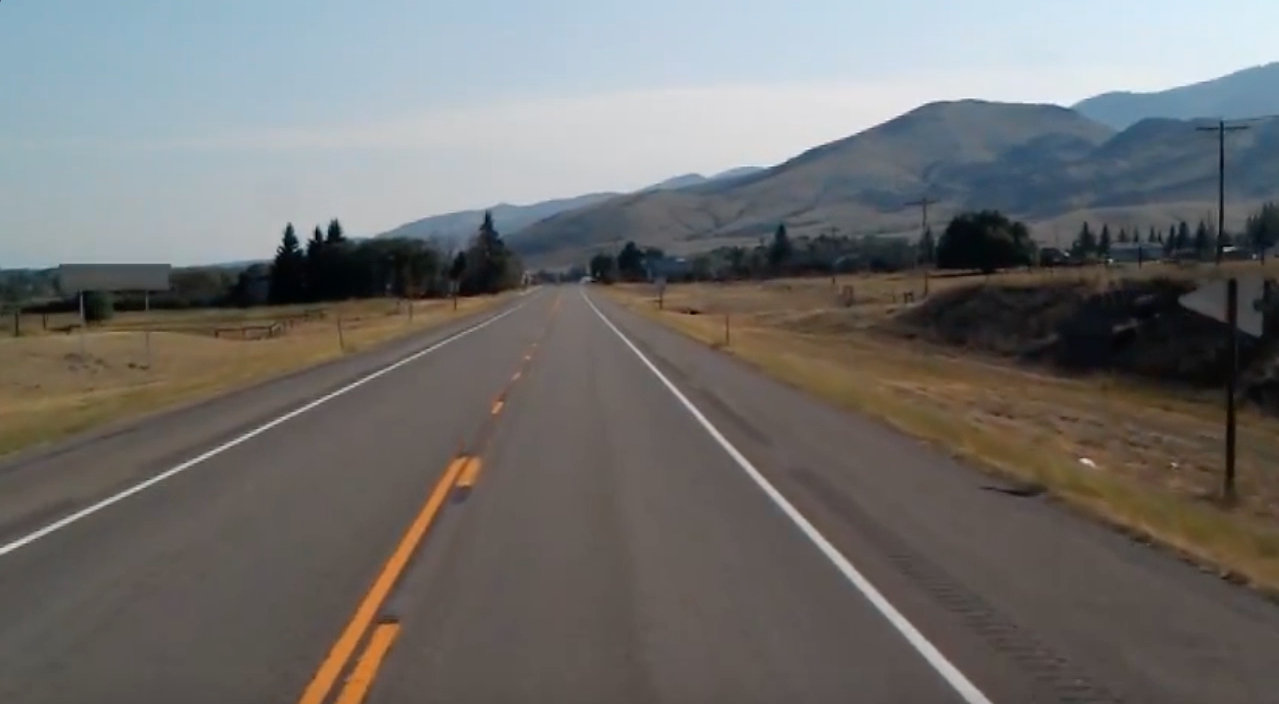
#> input picture test_image.jpg, 1279 x 704 px; its folder holds only this picture in this run
$ python -i lanes.py   (imports and definitions only)   (older library calls are emulated)
#> lines starting #> are read from the running program, lines starting #| are printed output that depends on the picture; after the words box and inside, x2 and y2 are one past the last pixel; in counts of white or black regions, pixels touching at a corner belong together
#> further down, picture is the input picture: shape (704, 1279, 3); mean B, G, R 109.7, 111.3, 112.3
### edge_detection.py
import cv2  # Import the OpenCV library to enable computer vision
import numpy as np  # Import the NumPy scientific computing library


def binary_array(array, thresh, value=0):
    """
    Return a 2D binary array (mask) in which all pixels are either 0 or 1

    :param array: NumPy 2D array that we want to convert to binary values
    :param thresh: Values used for thresholding (inclusive)
    :param value: Output value when between the supplied threshold
    :return: Binary 2D array...
             number of rows x number of columns =
             number of pixels from top to bottom x number of pixels from
               left to right
    """
    if value == 0:
        # Create an array of ones with the same shape and type as
        # the input 2D array.
        binary = np.ones_like(array)

    else:
        # Creates an array of zeros with the same shape and type as
        # the input 2D array.
        binary = np.zeros_like(array)
        value = 1

    # If value == 0, make all values in binary equal to 0 if the
    # corresponding value in the input array is between the threshold
    # (inclusive). Otherwise, the value remains as 1. Therefore, the pixels
    # with the high Sobel derivative values (i.e. sharp pixel intensity
    # discontinuities) will have 0 in the corresponding cell of binary.
    binary[(array >= thresh[0]) & (array <= thresh[1])] = value

    return binary


def blur_gaussian(channel, ksize=3):
    """
    Implementation for Gaussian blur to reduce noise and detail in the image

    :param image: 2D or 3D array to be blurred
    :param ksize: Size of the small matrix (i.e. kernel) used to blur
                  i.e. number of rows and number of columns
    :return: Blurred 2D image
    """
    return cv2.GaussianBlur(channel, (ksize, ksize), 0)


def mag_thresh(image, sobel_kernel=3, thresh=(0, 255)):
    """
    Implementation of Sobel edge detection

    :param image: 2D or 3D array to be blurred
    :param sobel_kernel: Size of the small matrix (i.e. kernel)
                         i.e. number of rows and columns
    :return: Binary (black and white) 2D mask image
    """
    # Get the magnitude of the edges that are vertically aligned on the image
    sobelx = np.absolute(sobel(image, orient='x', sobel_kernel=sobel_kernel))

    # Get the magnitude of the edges that are horizontally aligned on the image
    sobely = np.absolute(sobel(image, orient='y', sobel_kernel=sobel_kernel))

    # Find areas of the image that have the strongest pixel intensity changes
    # in both the x and y directions. These have the strongest gradients and
    # represent the strongest edges in the image (i.e. potential lane lines)
    # mag is a 2D array .. number of rows x number of columns = number of pixels
    # from top to bottom x number of pixels from left to right
    mag = np.sqrt(sobelx ** 2 + sobely ** 2)

    # Return a 2D array that contains 0s and 1s
    return binary_array(mag, thresh)


def sobel(img_channel, orient='x', sobel_kernel=3):
    """
    Find edges that are aligned vertically and horizontally on the image

    :param img_channel: Channel from an image
    :param orient: Across which axis of the image are we detecting edges?
    :sobel_kernel: No. of rows and columns of the kernel (i.e. 3x3 small matrix)
    :return: Image with Sobel edge detection applied
    """
    # cv2.Sobel(input image, data type, prder of the derivative x, order of the
    # derivative y, small matrix used to calculate the derivative)
    if orient == 'x':
        # Will detect differences in pixel intensities going from
        # left to right on the image (i.e. edges that are vertically aligned)
        sobel = cv2.Sobel(img_channel, cv2.CV_64F, 1, 0, sobel_kernel)
    if orient == 'y':
        # Will detect differences in pixel intensities going from
        # top to bottom on the image (i.e. edges that are horizontally aligned)
        sobel = cv2.Sobel(img_channel, cv2.CV_64F, 0, 1, sobel_kernel)

    return sobel


def threshold(channel, thresh=(128, 255), thresh_type=cv2.THRESH_BINARY):
    """
    Apply a threshold to the input channel

    :param channel: 2D array of the channel data of an image/video frame
    :param thresh: 2D tuple of min and max threshold values
    :param thresh_type: The technique of the threshold to apply
    :return: Two outputs are returned:
               ret: Threshold that was used
               thresholded_image: 2D thresholded data.
    """
    # If pixel intensity is greater than thresh[0], make that value
    # white (255), else set it to black (0)
    return cv2.threshold(channel, thresh[0], thresh[1], thresh_type)

### lanes.py
import cv2  # Import the OpenCV library to enable computer vision
import numpy as np  # Import the NumPy scientific computing library
import edge_detection as edge  # Handles the detection of lane lines
import matplotlib.pyplot as plt  # Used for plotting and error checking
from matplotlib.widgets import Cursor, Button
import tkinter as tk
from tkinter import filedialog
from tkinter import messagebox as mb


file_size = (1920, 1080)  # Assumes 1920x1080 mp4
scale_ratio = 0.5  # Option to scale to fraction of original size.
output_frames_per_second = 20.0

# Global variables
prev_leftx = None
prev_lefty = None
prev_rightx = None
prev_righty = None
prev_left_fit = []
prev_right_fit = []

prev_leftx2 = None
prev_lefty2 = None
prev_rightx2 = None
prev_righty2 = None
prev_left_fit2 = []
prev_right_fit2 = []


class Lane:
    def __init__(self, orig_frame):
        self.orig_frame = orig_frame

        # This will hold an image with the lane lines
        self.lane_line_markings = None

        # This will hold the image after perspective transformation
        self.warped_frame = None
        self.transformation_matrix = None
        self.inv_transformation_matrix = None

        # (Width, Height) of the original video frame (or image)
        self.orig_image_size = self.orig_frame.shape[::-1][1:]

        width = self.orig_image_size[0]
        height = self.orig_image_size[1]
        self.width = width
        self.height = height

        # Four corners of the trapezoid-shaped region of interest
        # You need to find these corners manually.
        if sTLx != 0 or sTLy != 0 or sTRx != 0 or sTRy != 0 \
                or sBLx != 0 or sBLy != 0 or sBRx != 0 or sBRy != 0:
            self.roi_points = np.float32([
                (sTLx, sTLy),
                (sBLx, sBLy),
                (sBRx, sBRy),
                (sTRx, sTRy)
            ])
        else:
            self.roi_points = np.float32([
                (int(0.500 * width), int(0.600 * height)),  # Top-left corner
                (200, height - 1),  # Bottom-left corner
                (int(0.958 * width), height - 1),  # Bottom-right corner
                (int(0.7000 * width), int(0.600 * height))  # Top-right corner
            ])

        # The desired corner locations  of the region of interest
        # after we perform perspective transformation.
        # Assume image width of 600, padding == 150.
        self.padding = int(0.25 * width)  # padding from side of the image in pixels
        self.desired_roi_points = np.float32([
            [self.padding, 0],  # Top-left corner
            [self.padding, self.orig_image_size[1]],  # Bottom-left corner
            [self.orig_image_size[
                 0] - self.padding, self.orig_image_size[1]],  # Bottom-right corner
            [self.orig_image_size[0] - self.padding, 0]  # Top-right corner
        ])

        # Histogram that shows the white pixel peaks for lane line detection
        self.histogram = None

        # Sliding window parameters
        self.no_of_windows = 10
        self.margin = int((1 / 12) * width)  # Window width is +/- margin
        self.minpix = int((1 / 24) * width)  # Min no. of pixels to recenter window

        # Best fit polynomial lines for left line and right line of the lane
        self.left_fit = None
        self.right_fit = None
        self.left_lane_inds = None
        self.right_lane_inds = None
        self.ploty = None
        self.left_fitx = None
        self.right_fitx = None
        self.leftx = None
        self.rightx = None
        self.lefty = None
        self.righty = None

        # Pixel parameters for x and y dimensions
        self.YM_PER_PIX = 7.0 / 400  # meters per pixel in y dimension
        self.XM_PER_PIX = 3.7 / 255  # meters per pixel in x dimension

        # Radii of curvature and offset
        self.left_curvem = None
        self.right_curvem = None
        self.center_offset = None

    # [358 lines left out: functions calculate_car_position, calculate_curvature, calculate_histogram, display_curvature_offset, get_lane_line_previous_window, get_lane_line_indices_sliding_windows, not called in this run]

    def get_line_markings(self, frame=None):
        if frame is None:
            frame = self.orig_frame

        # Convert the video frame from BGR (blue, green, red)
        # color space to HLS (hue, saturation, lightness).
        hls = cv2.cvtColor(frame, cv2.COLOR_BGR2HLS)
#> hls: shape (704, 1279, 3); mean of channels 0, 1, 2 51.2, 111.1, 40.6

        ################### Isolate possible lane line edges ######################

        # Perform Sobel edge detection on the L (lightness) channel of
        # the image to detect sharp discontinuities in the pixel intensities
        # along the x and y axis of the video frame.
        # sxbinary is a matrix full of 0s (black) and 255 (white) intensity values
        # Relatively light pixels get made white. Dark pixels get made black.
        _, sxbinary = edge.threshold(hls[:, :, 1], thresh=(120, 255))
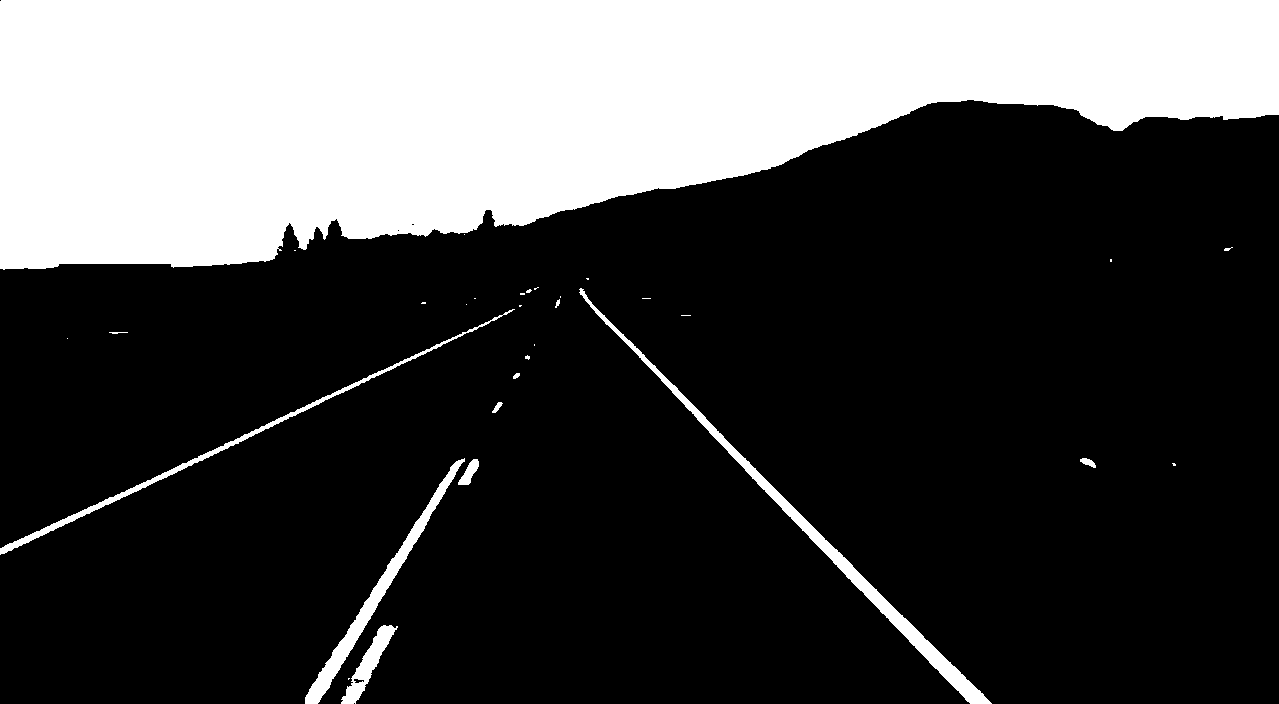
#> sxbinary: shape (704, 1279); 28.1% white; 31 white regions (20 under 20 px), largest, box (x1, y1, x2, y2) and area: (0, 0, 1279, 270) 239771, (579, 288, 992, 704) 5432, (305, 458, 465, 704) 3316
        sxbinary = edge.blur_gaussian(sxbinary, ksize=3)  # Reduce noise

        # 1s will be in the cells with the highest Sobel derivative values
        # (i.e. strongest lane line edges)
        sxbinary = edge.mag_thresh(sxbinary, sobel_kernel=3, thresh=(110, 255))
#> call 2 of sobel, with orient = 'y', sobel_kernel = 3
#> in sobel (call 2), `sobel = cv2.Sobel(img_channel, cv2.CV_64F, 0, 1, sobel_kernel)`:
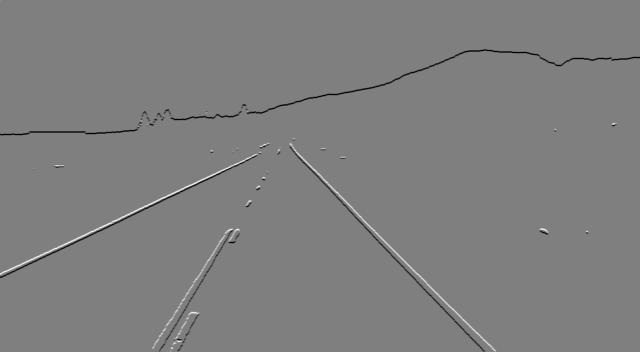
#> sobel: shape (704, 1279) float64 (shown at 1/2 size); min -764, max 764, mean -2.8; drawn with min black and max white
#> in mag_thresh, `return binary_array(mag, thresh)`:
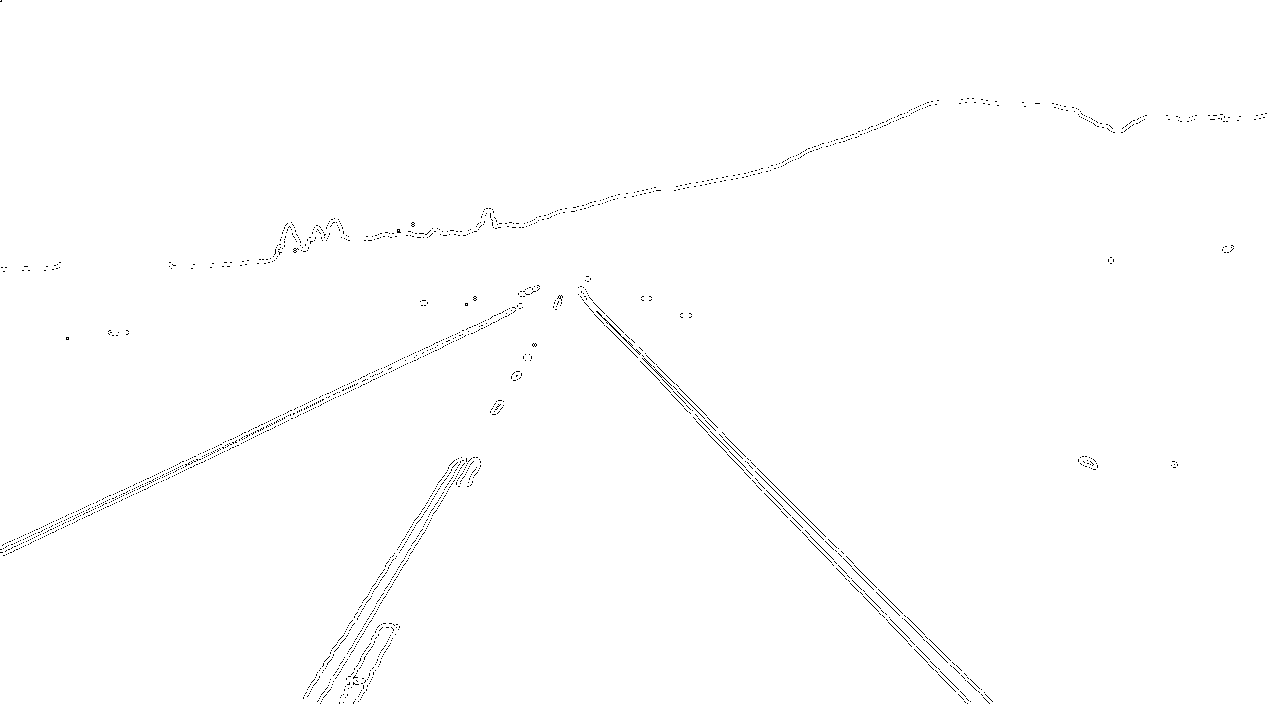
#> returned value: shape (704, 1279) float64; values 0 (black) and 1 (white), 99.5% white; black in thin lines or dots

        ######################## Isolate possible lane lines ######################

        # Perform binary thresholding on the S (saturation) channel
        # of the video frame. A high saturation value means the hue color is pure.
        # We expect lane lines to be nice, pure colors (i.e. solid white, yellow)
        # and have high saturation channel values.
        # s_binary is matrix full of 0s (black) and 255 (white) intensity values
        # White in the regions with the purest hue colors (e.g. >130...play with
        # this value for best results).
        s_channel = hls[:, :, 2]  # use only the saturation channel data
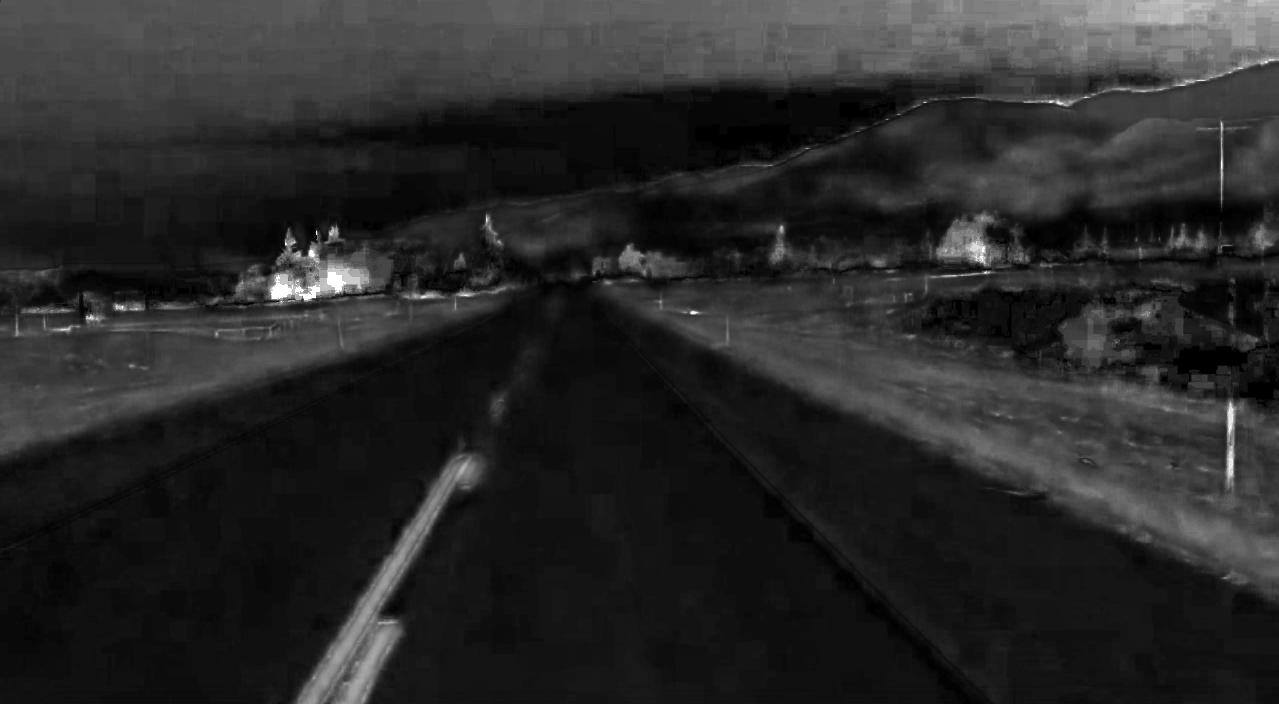
#> s_channel: shape (704, 1279); min 0, max 255, mean 40.6
#> (the run stopped early here; a loop or call above may not have finished)

$ run again, on road.jpg
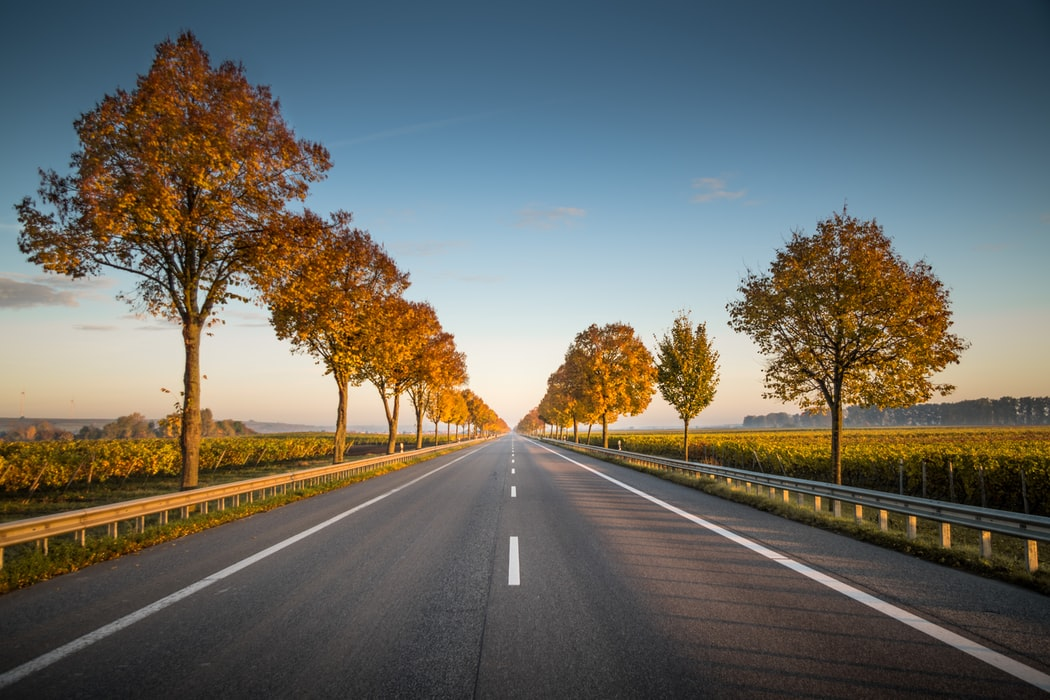
#> input picture road.jpg, 1050 x 700 px
#> picture is the input picture: shape (700, 1050, 3); mean B, G, R 98.8, 105.8, 106.5
#> hls: shape (700, 1050, 3); mean of channels 0, 1, 2 59.2, 102.8, 79.8
#> in get_line_markings, `_, sxbinary = edge.threshold(hls[:, :, 1], thresh=(120, 255))`:
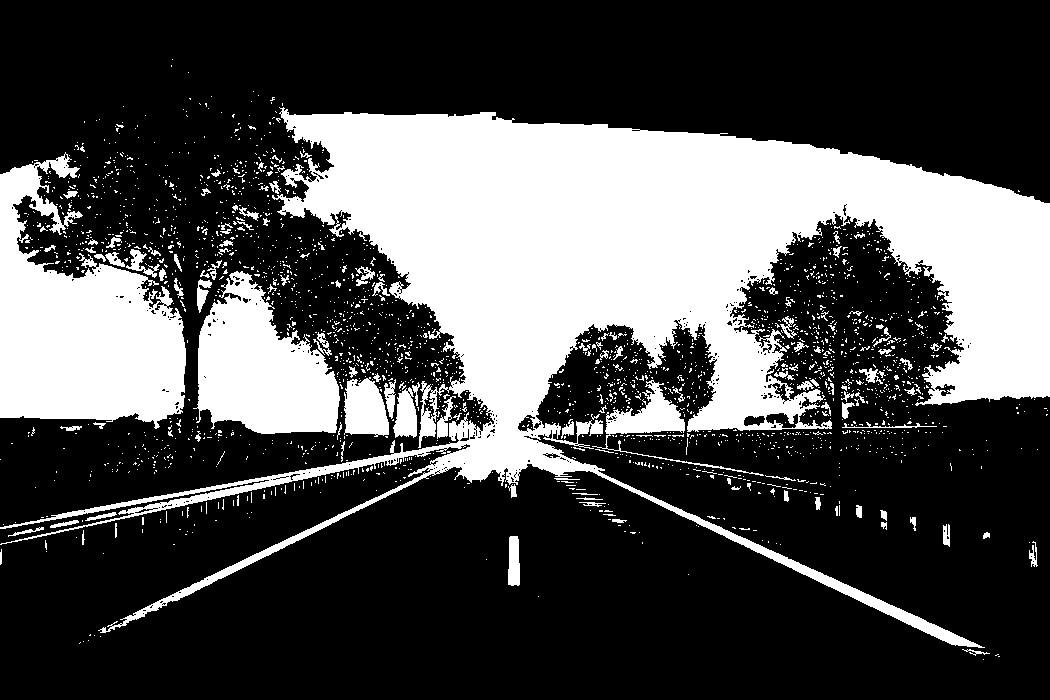
#> sxbinary: shape (700, 1050); 30.1% white; 2331 white regions (2198 under 20 px), largest, box (x1, y1, x2, y2) and area: (0, 107, 1050, 648) 156153, (0, 152, 186, 429) 29944, (193, 271, 340, 434) 15007
#> in get_line_markings, `s_channel = hls[:, :, 2]`:
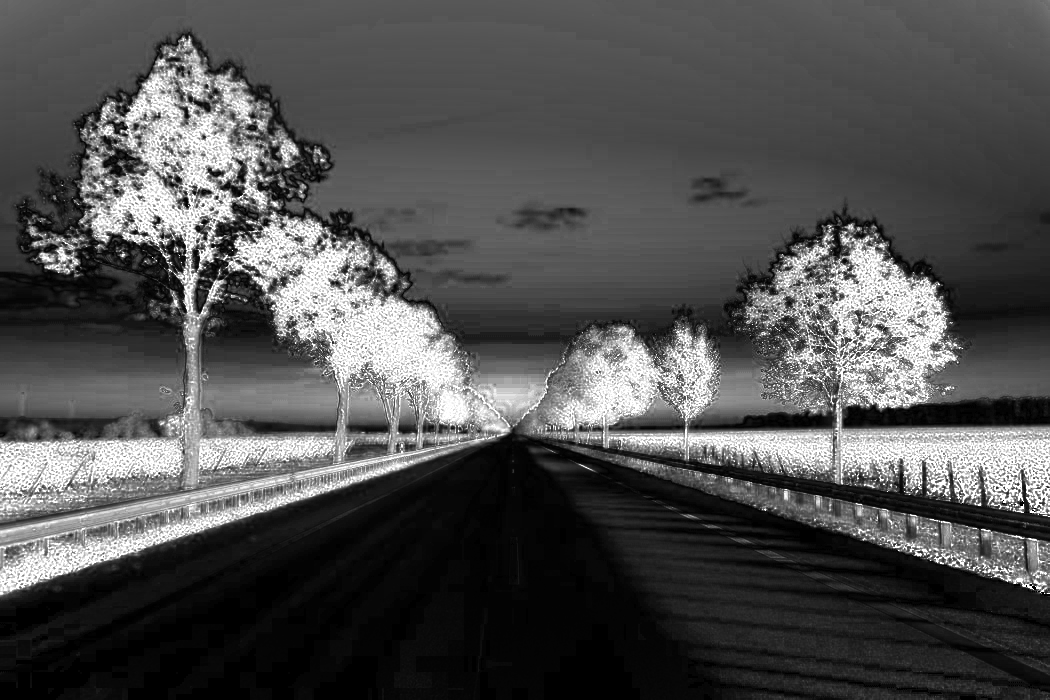
#> s_channel: shape (700, 1050); min 0, max 255, mean 79.8
